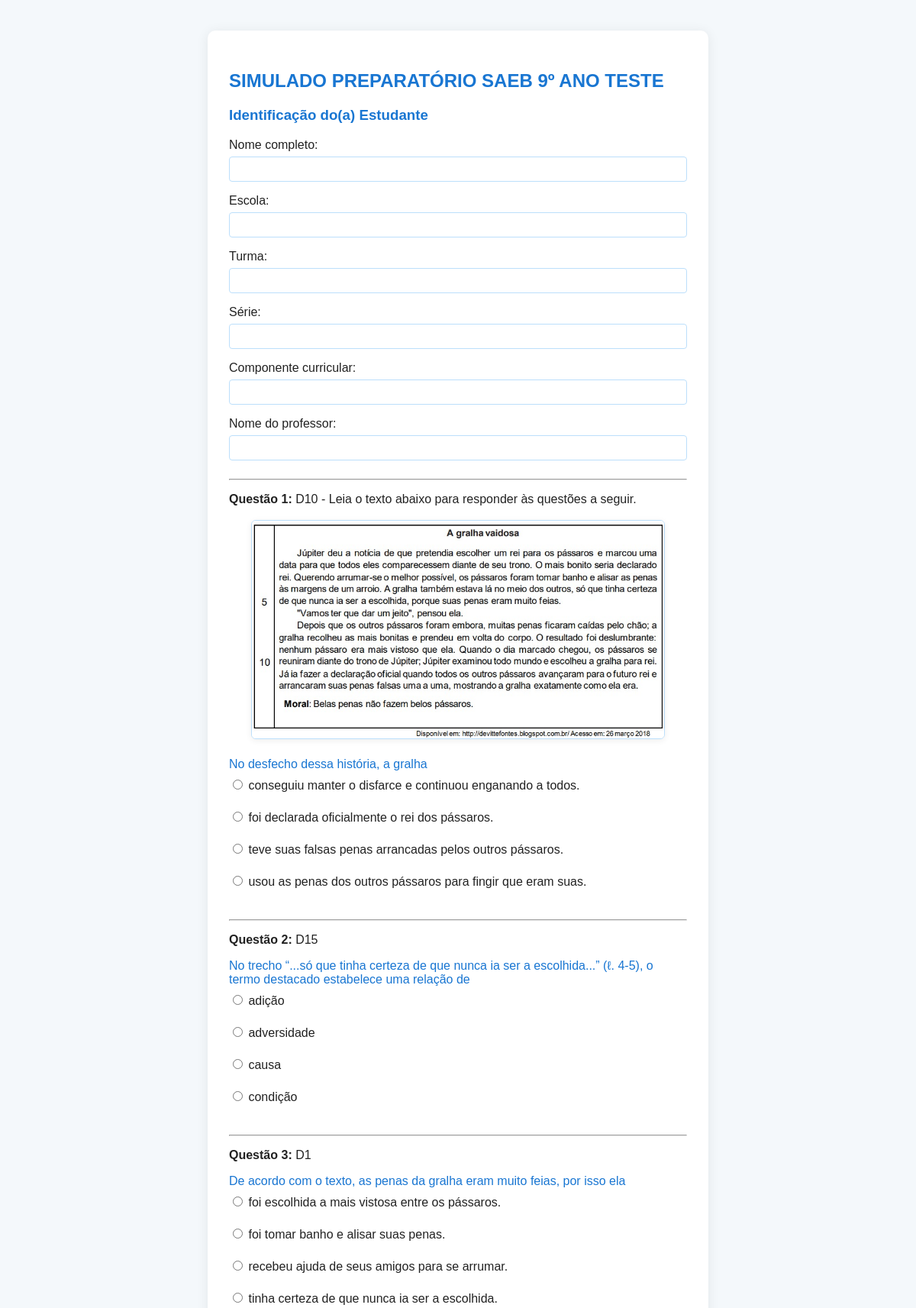
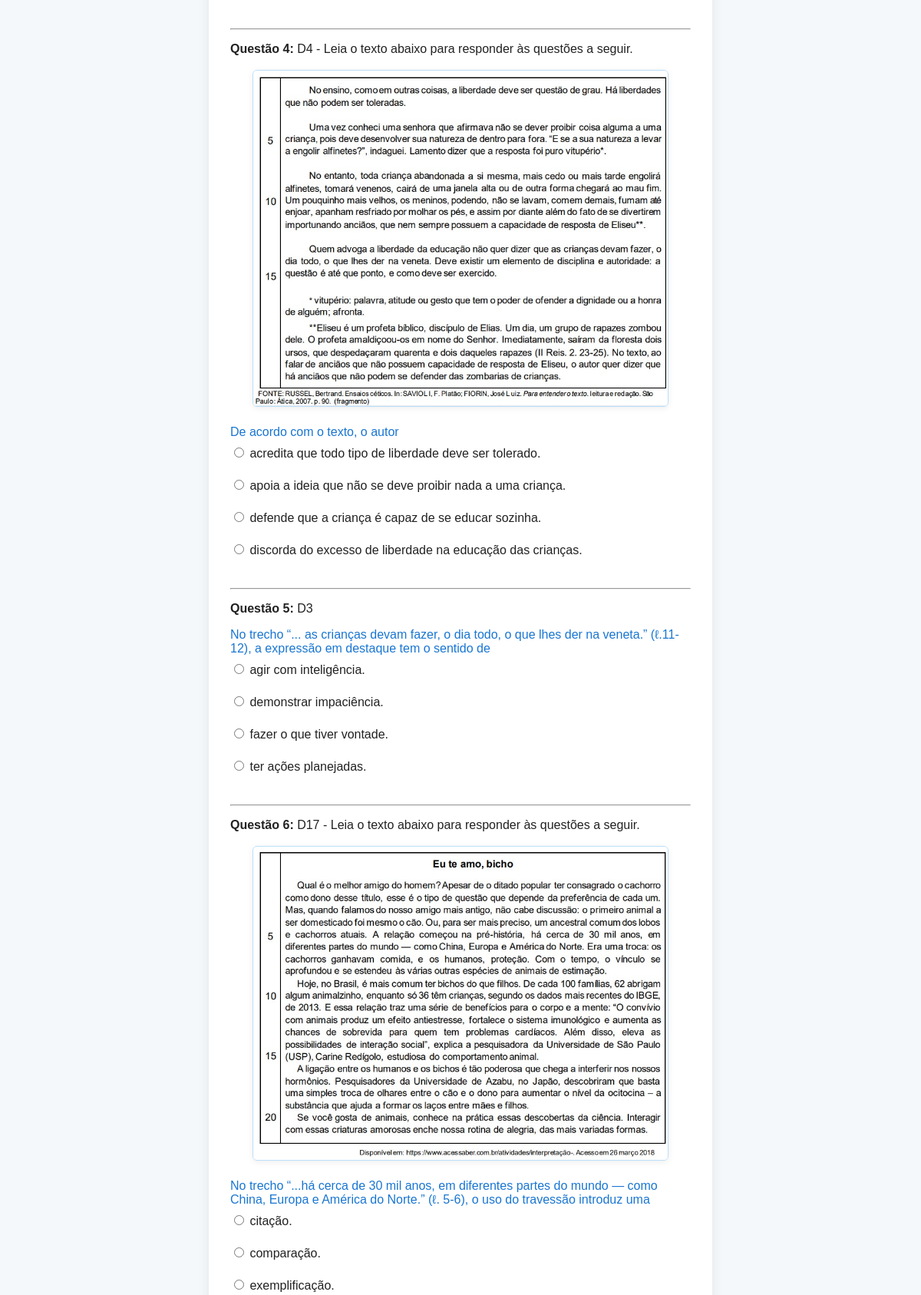
The page /responder/8 (upper part) on the database its author committed (2 pictures, top to bottom).
### tables this page shows
CREATE TABLE avaliacao (
        id INTEGER PRIMARY KEY AUTOINCREMENT,
        professor_id INTEGER,
        titulo TEXT,
        cabecalho TEXT,
        data_criacao DATETIME,
        FOREIGN KEY (professor_id) REFERENCES professor(id)
    );

CREATE TABLE questao (
        id INTEGER PRIMARY KEY AUTOINCREMENT,
        avaliacao_id INTEGER,
        enunciado TEXT,
        suporte_texto TEXT,
        suporte_imagem TEXT,
        comando TEXT,
        imagem TEXT,
        valor REAL,
        FOREIGN KEY (avaliacao_id) REFERENCES avaliacao(id)
    );

CREATE TABLE alternativa (
        id INTEGER PRIMARY KEY AUTOINCREMENT,
        questao_id INTEGER,
        texto TEXT,
        correta BOOLEAN,
        FOREIGN KEY (questao_id) REFERENCES questao(id)
    );

### app.py (the view, shortened to what this page needs)
@app.route('/responder/<int:avaliacao_id>', methods=['GET', 'POST'])
def responder_avaliacao(avaliacao_id):
    conn = get_db()
    cur = conn.cursor()
    cur.execute('SELECT * FROM avaliacao WHERE id = ?', (avaliacao_id,))
    avaliacao = cur.fetchone()
    cur.execute('SELECT * FROM questao WHERE avaliacao_id = ?', (avaliacao_id,))
    questoes = cur.fetchall()
    questoes_com_alternativas = []
    for q in questoes:
        cur.execute('SELECT * FROM alternativa WHERE questao_id = ?', (q['id'],))
        alternativas = cur.fetchall()
        questoes_com_alternativas.append({'questao': q, 'alternativas': alternativas})
    conn.close()
    return render_template('responder_avaliacao.html', avaliacao=avaliacao, questoes=questoes_com_alternativas)

### app.py (called while the page is built)
def get_db():
    conn = sqlite3.connect(os.path.join(BASE_DIR, 'database.db'))
    conn.row_factory = sqlite3.Row
    return conn

### templates/responder_avaliacao.html (shortened to what this page needs)
<!DOCTYPE html>
<html lang="pt-br">
<head>
    <link rel="stylesheet" href="/static/css/style.css">
</head>
<body>
    <div class="container">
        <h2>{{ avaliacao['titulo'] }}</h2>
        <form method="POST">
            <h3>Identificação do(a) Estudante</h3>
            <label>Nome completo:</label>
            <input type="text" name="aluno_nome" required><br>
            <label>Escola:</label>
            <input type="text" name="escola" required><br>
            <label>Turma:</label>
            <input type="text" name="turma" required><br>
            <label>Série:</label>
            <input type="text" name="serie" required><br>
            <label>Componente curricular:</label>
            <input type="text" name="componente" required><br>
            <label>Nome do professor:</label>
            <input type="text" name="professor_nome" required><br>
            <hr>
            {% for q in questoes %}
                <div class="questao">
                    <p><b>Questão {{ loop.index }}:</b> {{ q['questao']['enunciado'] }}</p>
                    {% if q['questao']['suporte_imagem'] %}
                        <div class="questao-imagem">
                            <img src="/static/uploads/{{ q['questao']['suporte_imagem'] }}" alt="Imagem de suporte">
                        </div>
                    {% endif %}
                    {% if q['questao']['comando'] %}
                        <div class="comando">{{ q['questao']['comando'] }}</div>
                    {% endif %}
                    <div class="alternativas">
                        {% for alt in q['alternativas'] %}
                            <label>
                                <input type="radio" name="questao_{{ q['questao']['id'] }}" value="{{ alt['id'] }}" required>
                                {{ alt['texto'] }}
                            </label><br>
                        {% endfor %}
                    </div>
                </div>
                <hr>
            {% endfor %}
        </form>
    </div>
</body>
</html>

### static/css/style.css (style rules this page uses)
body { background: #f4f8fb; font-family: Arial, sans-serif; color: #222; }
.container { background: #fff; max-width: 600px; margin: 40px auto; padding: 32px 28px; border-radius: 10px; box-shadow: 0 2px 16px rgba(0,0,0,0.08); }
h2, h3 { color: #1976d2; }
input[type="text"], input[type="email"], input[type="password"], input[type="number"], textarea { width: 100%; padding: 8px; margin: 6px 0 16px 0; border: 1px solid #bcdffb; border-radius: 4px; box-sizing: border-box; }
.questao { margin-bottom: 18px; }
.alternativas label { display: block; margin-bottom: 4px; }

### templates/responder_avaliacao.html (style rules this page uses)
.questao-imagem { display: flex; justify-content: center; margin: 18px 0 24px 0; }
.questao-imagem img { max-width: 90%; height: auto; border: 1px solid #bcdffb; border-radius: 6px; box-shadow: 0 2px 8px rgba(0,0,0,0.07); background: #fff; }
.comando { font-weight: 500; color: #1976d2; margin-bottom: 8px; margin-top: 8px; }

### rows shown on the page
avaliacao: titulo "SIMULADO PREPARATÓRIO SAEB 9º ANO TESTE"
questao: questao.enunciado "D10 - Leia o texto abaixo para responder às questões a seguir.", questao.suporte_imagem (picture), questao.comando "No desfecho dessa história, a gralha"
alternativa: texto "conseguiu manter o disfarce e continuou enganando a todos."
alternativa: texto "foi declarada oficialmente o rei dos pássaros."
alternativa: texto "teve suas falsas penas arrancadas pelos outros pássaros."
alternativa: texto "usou as penas dos outros pássaros para fingir que eram suas."
questao: questao.enunciado "D15", questao.comando "No trecho “...só que tinha certeza de que nunca ia ser a escolhida...” (ℓ. 4-5), o termo destacado estabelece uma relação de"
alternativa: texto "adição"
alternativa: texto "adversidade"
alternativa: texto "causa"
alternativa: texto "condição"
questao: questao.enunciado "D1", questao.comando "De acordo com o texto, as penas da gralha eram muito feias, por isso ela"
alternativa: texto "foi escolhida a mais vistosa entre os pássaros."
alternativa: texto "foi tomar banho e alisar suas penas."
alternativa: texto "recebeu ajuda de seus amigos para se arrumar."
alternativa: texto "tinha certeza de que nunca ia ser a escolhida."
questao: questao.enunciado "D4 - Leia o texto abaixo para responder às questões a seguir.", questao.suporte_imagem (picture), questao.comando "De acordo com o texto, o autor"
alternativa: texto "acredita que todo tipo de liberdade deve ser tolerado."
alternativa: texto "apoia a ideia que não se deve proibir nada a uma criança."
alternativa: texto "defende que a criança é capaz de se educar sozinha."
alternativa: texto "discorda do excesso de liberdade na educação das crianças."
questao: questao.enunciado "D3", questao.comando "No trecho “... as crianças devam fazer, o dia todo, o que lhes der na veneta.” (ℓ.11-12), a expressão em destaque tem o sentido de"
alternativa: texto "agir com inteligência."
alternativa: texto "demonstrar impaciência."
alternativa: texto "fazer o que tiver vontade."
alternativa: texto "ter ações planejadas."
questao: questao.enunciado "D17 - Leia o texto abaixo para responder às questões a seguir.", questao.suporte_imagem (picture), questao.comando "No trecho “...há cerca de 30 mil anos, em diferentes partes do mundo — como China, Europa e América do Norte.” (ℓ. 5-6), o uso do travessão introduz uma"
alternativa: texto "citação."
alternativa: texto "comparação."
alternativa: texto "exemplificação."
